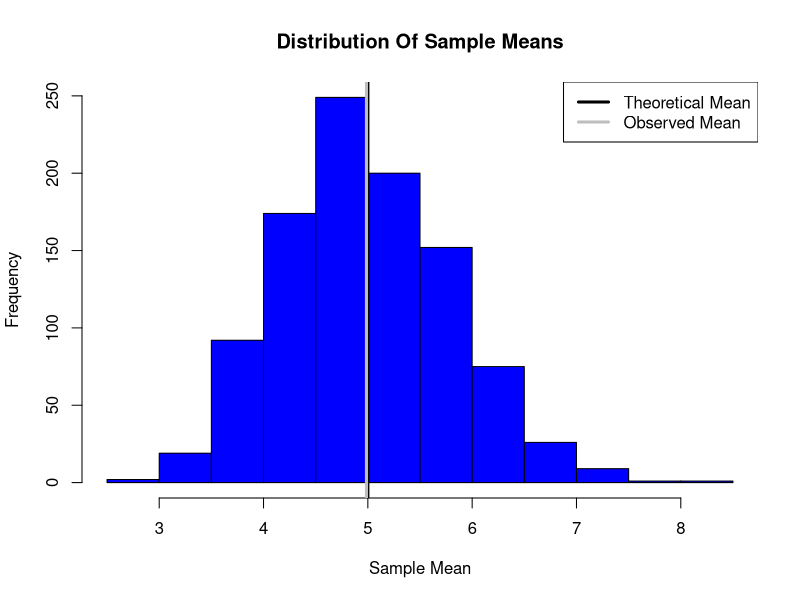
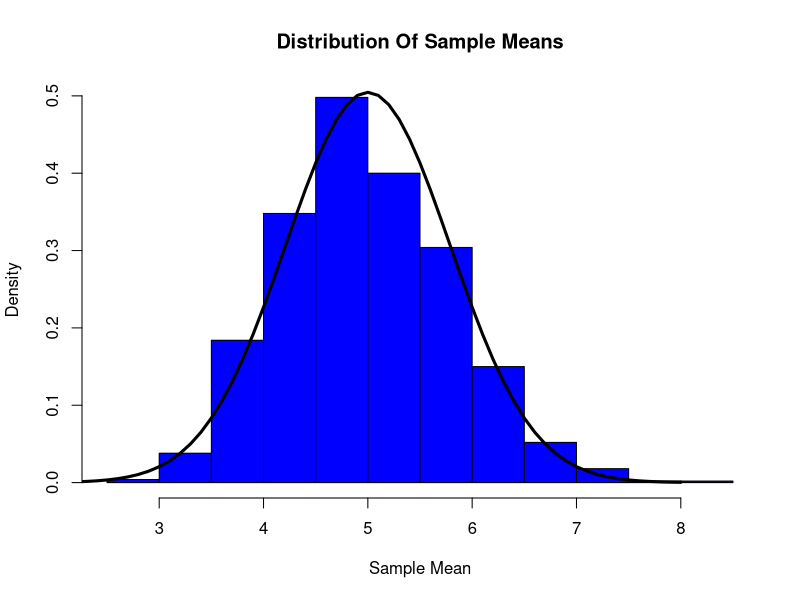

Recreate these plots in R, in order.
set.seed(1000)
noOfSimulations = 1000
n = 40
lambda = 0.2

means = NULL
for(i in 1:noOfSimulations)
{
  sample = rexp(n,lambda)
  means = c(means,mean(sample))
}

# Compare Mean Of Sample Means To Theoretical Mean
hist(means,main='Distribution Of Sample Means',xlab='Sample Mean',col='blue')
abline(v=1/lambda,col='black',lwd=3)
abline(v=mean(means),col='grey',lwd=3)
legend(x='topright',col=c('black','grey'),legend=c("Theoretical Mean","Observed Mean"),lwd=3)

# Theoretical Mean
m1 = 1/lambda
print(m1)
# Observed Mean
m2 = mean(means)
print(m2)
# Absolute Difference
adiff = abs(m1 - m2)
print(adiff)


# Compare Variance Of Sample Means To Theoretical Variance

# Theoretical Variance
v1 = (1/(lambda*lambda*n))
print(v1)
# Observed Variance
v2 = var(means)
print(v2)
# Absolute Difference
adiff = abs(v1-v2)
print(adiff)

# Showing Approximate Normality
hist(means,main='Distribution Of Sample Means',xlab='Sample Mean',col='blue',prob=T)
x = seq(-3,8,0.1)
y = dnorm(x,mean=m1,sd=sqrt(v1))
lines(x,y,lwd=3)



